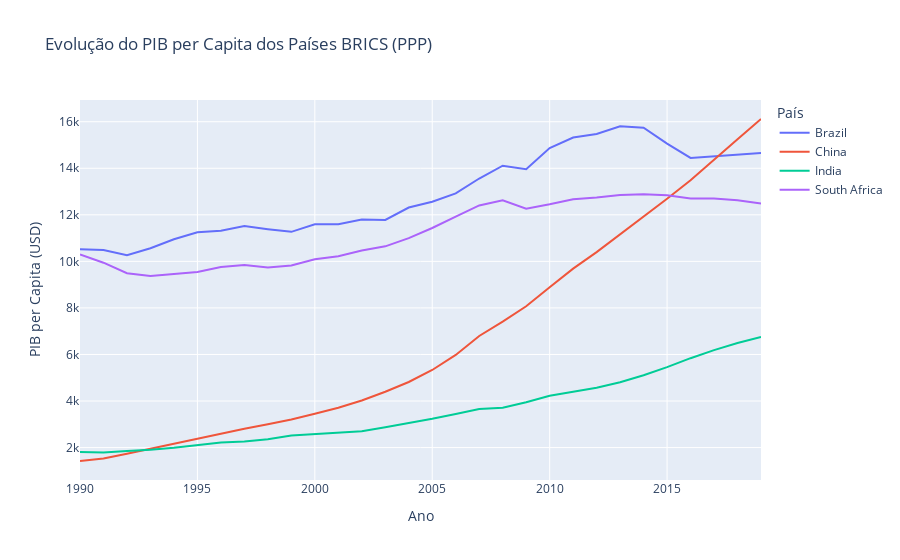

Source (notebook cell):
### Code cell
# gráfico interativo de linha para evolução do PIB per capita de todos os BRICS
fig = px.line(df_clean[df_clean['País'].isin(['Brazil', 'Russia', 'India', 'China', 'South Africa'])], 
              x='Ano', 
              y='PIB_Per_Capita', 
              color='País', 
              title='Evolução do PIB per Capita dos Países BRICS (PPP)',
              labels={'PIB_Per_Capita': 'PIB per Capita (USD)', 'Ano': 'Ano'})

# Exibindo o gráfico interativo
fig.show()

### Figure 1 — Plotly figure (JSON) as saved in the notebook; plotly's stock layout.template omitted (floating-point values rounded to 4 significant figures)
{"data": [{"hovertemplate": "País=Brazil<br>Ano=%{x}<br>PIB per Capita (USD)=%{y}<extra></extra>", "legendgroup": "Brazil", "line": {"color": "#636efa", "dash": "solid"}, "marker": {"symbol": "circle"}, "mode": "lines", "name": "Brazil", "orientation": "v", "showlegend": true, "type": "scatter", "x": [1990, 1991, 1992, 1993, 1994, 1995, 1996, 1997, 1998, 1999, 2000, 2001, 2002, 2003, 2004, 2005, 2006, 2007, 2008, 2009, 2010, 2011, 2012, 2013, 2014, 2015, 2016, 2017, 2018, 2019], "xaxis": "x", "y": [10520.0, 10490.0, 10260.0, 10570.0, 10950.0, 11250.0, 11320.0, 11520.0, 11380.0, 11270.0, 11600.0, 11600.0, 11800.0, 11780.0, 12310.0, 12560.0, 12920.0, 13560.0, 14110.0, 13960.0, 14870.0, 15320.0, 15470.0, 15800.0, 15740.0, 15060.0, 14450.0, 14520.0, 14600.0, 14650.0], "yaxis": "y"}, {"hovertemplate": "País=China<br>Ano=%{x}<br>PIB per Capita (USD)=%{y}<extra></extra>", "legendgroup": "China", "line": {"color": "#EF553B", "dash": "solid"}, "marker": {"symbol": "circle"}, "mode": "lines", "name": "China", "orientation": "v", "showlegend": true, "type": "scatter", "x": [1990, 1991, 1992, 1993, 1994, 1995, 1996, 1997, 1998, 1999, 2000, 2001, 2002, 2003, 2004, 2005, 2006, 2007, 2008, 2009, 2010, 2011, 2012, 2013, 2014, 2015, 2016, 2017, 2018, 2019], "xaxis": "x", "y": [1424.0, 1535.0, 1732.0, 1949.0, 2179.0, 2392.0, 2602.0, 2813.0, 3004.0, 3207.0, 3452.0, 3713.0, 4024.0, 4401.0, 4817.0, 5335.0, 5980.0, 6795.0, 7413.0, 8070.0, 8885.0, 9687.0, 10400.0, 11150.0, 11920.0, 12690.0, 13490.0, 14340.0, 15240.0, 16120.0], "yaxis": "y"}, {"hovertemplate": "País=India<br>Ano=%{x}<br>PIB per Capita (USD)=%{y}<extra></extra>", "legendgroup": "India", "line": {"color": "#00cc96", "dash": "solid"}, "marker": {"symbol": "circle"}, "mode": "lines", "name": "India", "orientation": "v", "showlegend": true, "type": "scatter", "x": [1990, 1991, 1992, 1993, 1994, 1995, 1996, 1997, 1998, 1999, 2000, 2001, 2002, 2003, 2004, 2005, 2006, 2007, 2008, 2009, 2010, 2011, 2012, 2013, 2014, 2015, 2016, 2017, 2018, 2019], "xaxis": "x", "y": [1810.0, 1792.0, 1853.0, 1903.0, 1991.0, 2101.0, 2217.0, 2264.0, 2360.0, 2523.0, 2574.0, 2652.0, 2707.0, 2871.0, 3049.0, 3239.0, 3447.0, 3655.0, 3713.0, 3949.0, 4227.0, 4392.0, 4575.0, 4810.0, 5107.0, 5454.0, 5841.0, 6186.0, 6497.0, 6754.0], "yaxis": "y"}, {"hovertemplate": "País=South Africa<br>Ano=%{x}<br>PIB per Capita (USD)=%{y}<extra></extra>", "legendgroup": "South Africa", "line": {"color": "#ab63fa", "dash": "solid"}, "marker": {"symbol": "circle"}, "mode": "lines", "name": "South Africa", "orientation": "v", "showlegend": true, "type": "scatter", "x": [1990, 1991, 1992, 1993, 1994, 1995, 1996, 1997, 1998, 1999, 2000, 2001, 2002, 2003, 2004, 2005, 2006, 2007, 2008, 2009, 2010, 2011, 2012, 2013, 2014, 2015, 2016, 2017, 2018, 2019], "xaxis": "x", "y": [10300.0, 9943.0, 9491.0, 9375.0, 9453.0, 9541.0, 9762.0, 9842.0, 9734.0, 9820.0, 10090.0, 10220.0, 10470.0, 10650.0, 11000.0, 11430.0, 11920.0, 12400.0, 12630.0, 12260.0, 12450.0, 12670.0, 12740.0, 12850.0, 12880.0, 12840.0, 12700.0, 12700.0, 12630.0, 12480.0], "yaxis": "y"}], "layout": {"autosize": true, "legend": {"title": {"text": "País"}, "tracegroupgap": 0}, "title": {"text": "Evolução do PIB per Capita dos Países BRICS (PPP)"}, "xaxis": {"anchor": "y", "autorange": true, "domain": [0, 1], "range": [1990, 2019], "title": {"text": "Ano"}, "type": "linear"}, "yaxis": {"anchor": "x", "autorange": true, "domain": [0, 1], "range": [607.4, 16930.0], "title": {"text": "PIB per Capita (USD)"}, "type": "linear"}}}
